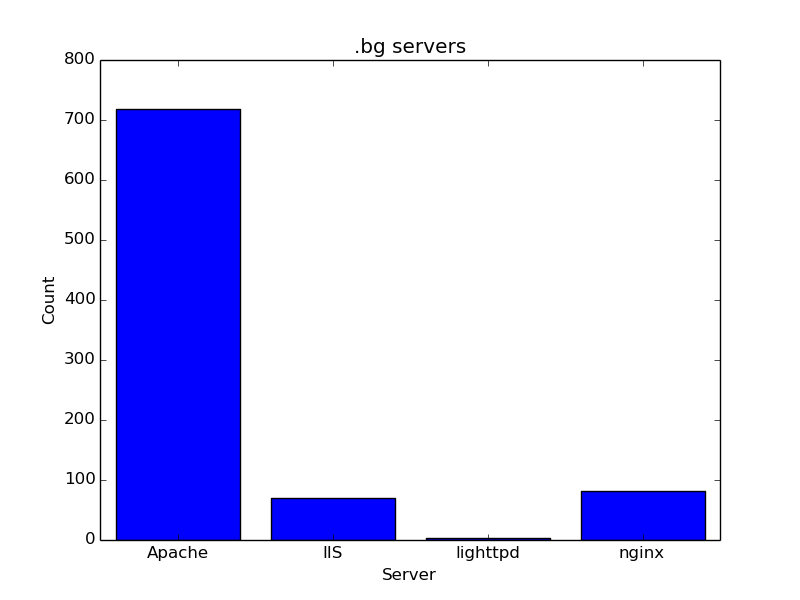

Generate this figure with Python:
import matplotlib.pyplot as plt


class Histogram():

    def __init__(self):
        self.my_dict = {}

    def add(self, name):
        if name not in self.my_dict:
            self.my_dict[name] = 1
        else:
            self.my_dict[name] += 1

    def get_dict(self):
        return self.my_dict

    def count(self, name):
        if name not in self.my_dict.keys():
            return None
        return self.my_dict[name]

    def make_histogram(self, filename):

        with open(filename, "r") as my_file:
            text = my_file.readlines()
            for item in text:
                if "nginx" in item:
                    self.add("nginx")
                if "Apache" in item:
                    self.add("Apache")
                if "IIS" in item:
                    self.add("IIS")
                if "lighttpd" in item:
                    self.add("lighttpd")

        keys = list(self.my_dict.keys())
        # values = list(self.my_dict.values())

        X = list(range(len(keys)))

        plt.bar(X, list(self.my_dict.values()), align = "center")
        plt.xticks(X, keys)

        plt.title(".bg servers")
        plt.xlabel("Server")
        plt.ylabel("Count")

        plt.savefig("histogram.png")

h = Histogram()
if __name__ == "__main__":
    h.make_histogram("servers.txt")
    print (h.get_dict())


"""
h = Histogram()
h.add("Apache")
h.add("Apache")
h.add("nginx")
h.add("IIS")
h.add("nginx")
print (h.count("Apache"))
print (h.count("nginx"))
print (h.count("IIS"))
print (h.count("IBM Web Server"))
print (h.get_dict())
"""
